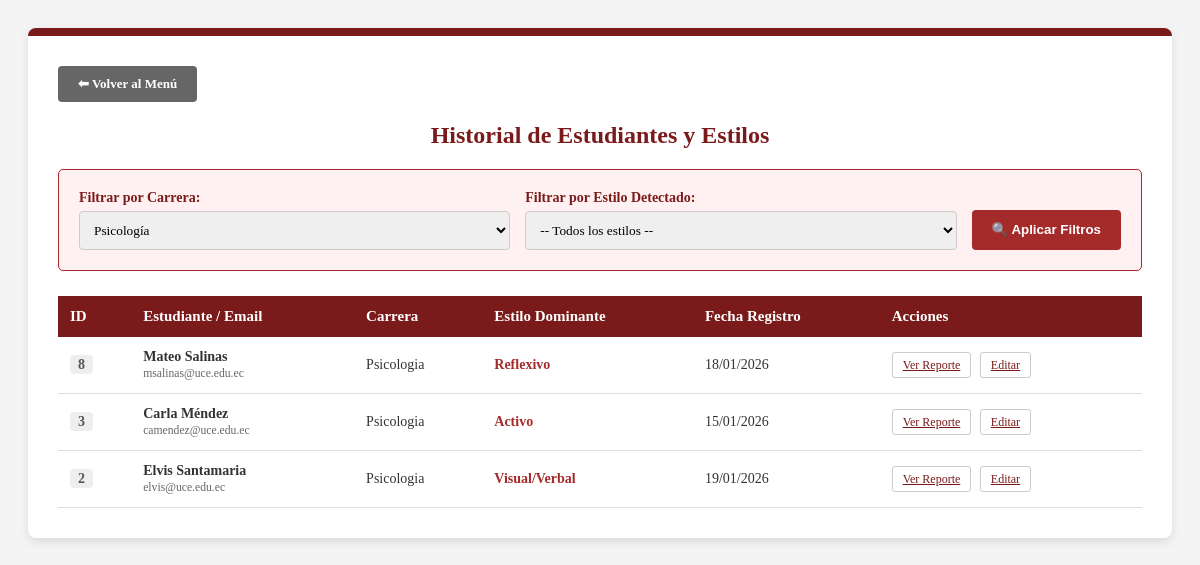
Page /consultas.php?f_carrera=Psicologia on the committed database.
### tables this page shows
CREATE TABLE IF NOT EXISTS `resultados` (
  `id_res` int(11) NOT NULL AUTO_INCREMENT,
  `usuario_id` int(11) DEFAULT NULL,
  `estilo_dominante` varchar(50) DEFAULT NULL,
  `valor_activo_reflexivo` int(11) DEFAULT NULL,
  `valor_sensorial_intuitivo` int(11) DEFAULT NULL,
  `valor_visual_verbal` int(11) DEFAULT NULL,
  `valor_secuencial_global` int(11) DEFAULT NULL,
  PRIMARY KEY (`id_res`),
  KEY `usuario_id` (`usuario_id`)
);

CREATE TABLE IF NOT EXISTS `usuarios` (
  `id` int(11) NOT NULL AUTO_INCREMENT,
  `nombre` varchar(100) NOT NULL,
  `email` varchar(100) NOT NULL,
  `fecha_nac` date NOT NULL,
  `genero` enum('M','F','Otro') NOT NULL,
  `carrera` varchar(50) NOT NULL,
  `fecha_registro` timestamp NOT NULL DEFAULT CURRENT_TIMESTAMP,
  PRIMARY KEY (`id`),
  UNIQUE KEY `email` (`email`)
);

### consultas.php (the view, shortened to what this page needs)
<?php
require_once 'config.php';
$filtro_carrera = isset($_GET['f_carrera']) ? $_GET['f_carrera'] : '';
$sql = "SELECT u.id, u.nombre, u.email, u.carrera, u.fecha_registro, r.estilo_dominante
        FROM usuarios u
        INNER JOIN resultados r ON u.id = r.usuario_id
        WHERE 1=1";
if (!empty($filtro_carrera)) {
    $sql .= " AND u.carrera = '$filtro_carrera'";
}
$sql .= " ORDER BY u.id DESC";
$resultado = $conn->query($sql);
?>
<!DOCTYPE html>
<html lang="es">
<head>
</head>
<body>
<div class="container">
    <a href="index.php" class="btn btn-back">⬅ Volver al Menú</a>
    <h2>Historial de Estudiantes y Estilos</h2>
    <form method="GET" class="filtros-box">
        <div class="filter-group">
            <label>Filtrar por Carrera:</label>
            <select name="f_carrera" class="input-filter">
                <option value="Psicologia" <?php if($filtro_carrera=='Psicologia') echo 'selected'; ?>>Psicología</option>
            </select>
        </div>
        <div class="filter-group">
            <label>Filtrar por Estilo Detectado:</label>
            <select name="f_estilo" class="input-filter">
                <option value="">-- Todos los estilos --</option>
            </select>
        </div>
        <button type="submit" class="btn btn-search">🔍 Aplicar Filtros</button>
    </form>
    <table>
        <thead>
            <tr>
                <th>ID</th>
                <th>Estudiante / Email</th>
                <th>Carrera</th>
                <th>Estilo Dominante</th>
                <th>Fecha Registro</th>
                <th>Acciones</th>
            </tr>
        </thead>
        <tbody>
            <?php if ($resultado && $resultado->num_rows > 0): ?>
                <?php while($row = $resultado->fetch_assoc()): ?>
                    <tr>
                        <td><span class="id-badge"><?php echo $row['id']; ?></span></td>
                        <td>
                            <strong><?php echo $row['nombre']; ?></strong><br>
                            <small style="color: #666;"><?php echo $row['email']; ?></small>
                        </td>
                        <td><?php echo $row['carrera']; ?></td>
                        <td>
                            <span style="color:var(--rojo-medio); font-weight:bold;">
                                <?php echo $row['estilo_dominante']; ?>
                            </span>
                        </td>
                        <td><?php echo date('d/m/Y', strtotime($row['fecha_registro'])); ?></td>
                        <td>
                            <a href="reporte.php?id=<?php echo $row['id']; ?>" class="btn-action">Ver Reporte</a>
                            <a href="actualizar.php?id=<?php echo $row['id']; ?>" class="btn-action">Editar</a>
                        </td>
                    </tr>
                <?php endwhile; ?>
            <?php else: ?>
                <tr>
                    <td colspan="6" style="text-align:center; padding: 40px;">No se encontraron registros que coincidan con los criterios de búsqueda.</td>
                </tr>
            <?php endif; ?>
        </tbody>
    </table>
</div>
</body>
</html>

### consultas.php (style rules this page uses)
:root { --rojo-oscuro: #7a1a1a; --rojo-medio: #a52a2a; --gris-fondo: #f4f4f4; }
body { font-family: 'Georgia', serif; background-color: var(--gris-fondo); padding: 20px; color: #333; }
.container { max-width: 1100px; margin: auto; background: white; padding: 30px; border-radius: 8px; box-shadow: 0 4px 10px rgba(0,0,0,0.1); border-top: 8px solid var(--rojo-oscuro); }
h2 { color: var(--rojo-oscuro); text-align: center; margin-top: 0; }
.filtros-box { background: #fff1f1; padding: 20px; border-radius: 5px; margin-bottom: 25px; display: flex; gap: 15px; align-items: flex-end; border: 1px solid var(--rojo-medio); }
.filter-group { display: flex; flex-direction: column; flex: 1; }
.filter-group label { font-weight: bold; font-size: 14px; margin-bottom: 5px; color: var(--rojo-oscuro); }
.input-filter { padding: 10px; border: 1px solid #ccc; border-radius: 4px; font-family: inherit; }
table { width: 100%; border-collapse: collapse; margin-top: 10px; }
th { background-color: var(--rojo-oscuro); color: white; padding: 12px; text-align: left; font-size: 15px; }
td { padding: 12px; border-bottom: 1px solid #ddd; font-size: 14px; }
.id-badge { background: #eee; padding: 2px 8px; border-radius: 4px; font-weight: bold; color: #555; }
.btn { padding: 10px 20px; border: none; border-radius: 4px; cursor: pointer; text-decoration: none; display: inline-block; font-weight: bold; }
.btn-search { background: var(--rojo-medio); color: white; height: 40px; }
.btn-back { background: #666; color: white; margin-bottom: 20px; font-size: 13px; }
.btn-action { font-size: 12px; padding: 5px 10px; margin-right: 5px; border: 1px solid #ccc; background: white; color: var(--rojo-oscuro); border-radius: 3px; }

### rows in the picture
resultados: usuario "8", usuario.nombre "Mateo Salinas", usuario.email "msalinas@uce.edu.ec", usuario.carrera "Psicologia", estilo_dominante "Reflexivo", usuario.fecha_registro "18/01/2026"
resultados: usuario "3", usuario.nombre "Carla Méndez", usuario.email "camendez@uce.edu.ec", usuario.carrera "Psicologia", estilo_dominante "Activo", usuario.fecha_registro "15/01/2026"
resultados: usuario "2", usuario.nombre "Elvis Santamaria", usuario.email "elvis@uce.edu.ec", usuario.carrera "Psicologia", estilo_dominante "Visual/Verbal", usuario.fecha_registro "19/01/2026"
